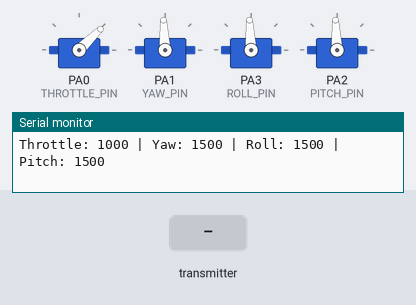
Bench run of a sketch on a simulated STM32 Blue Pill. On the bench: 4 × servo, the last lines printed to the serial monitor. The inputs (shaded band) are chosen by the test bench. No radio packets arrive unless stated.

Above: at 1.2 s.
1.3 s: the transmitter starts sending throttle = 0
At 2.3 s:
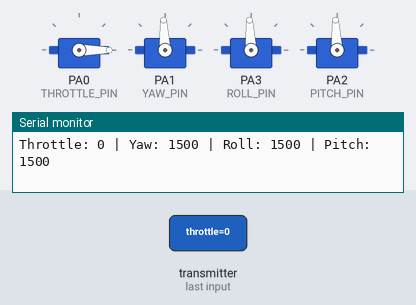
2.8 s: the transmitter starts sending yaw = 0
At 4.0 s:
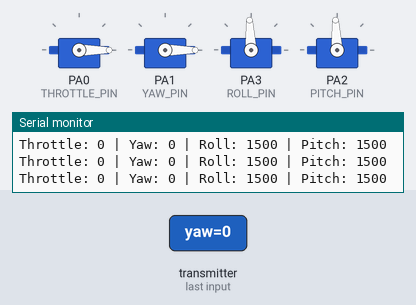
4.3 s: the transmitter starts sending roll = 0
At 4.8 s:
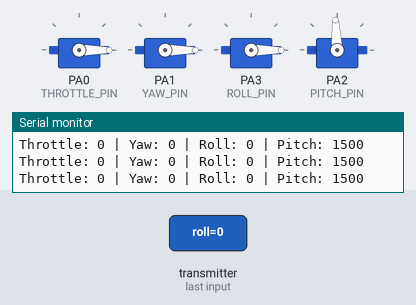
5.8 s: the transmitter starts sending pitch = 0
At 6.7 s:
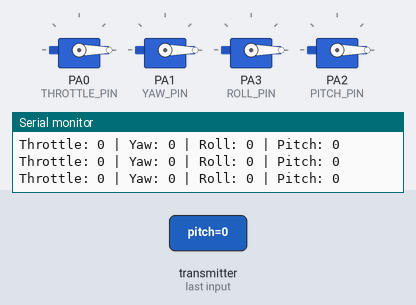
7.3 s: the transmitter starts sending throttle = 1023
At 8.5 s:
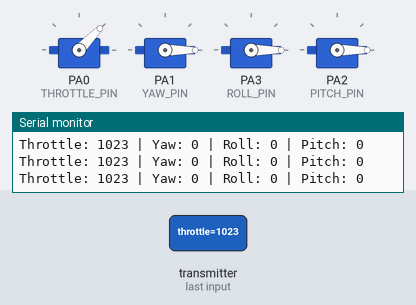
8.8 s: the transmitter starts sending yaw = 1023
At 9.1 s:
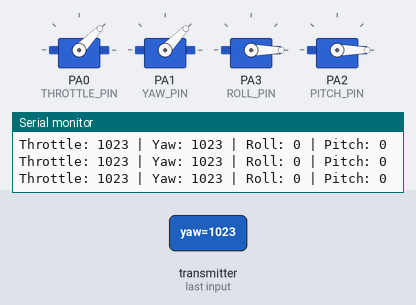
Timing chart, 0 to 11.3 s (numbered marks = the images above; inputs shaded):
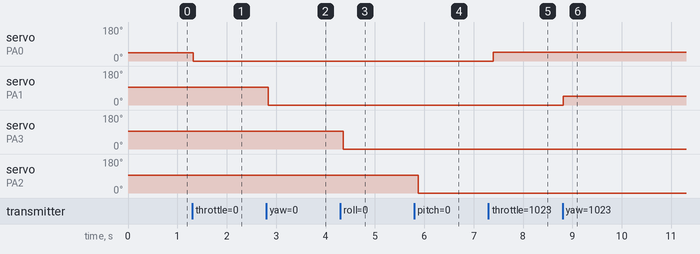

The sketch:

stm32receiver0.4.ino
```cpp
//stm32 receiver0.4
#include <SPI.h>
#include <nRF24L01.h>
#include <RF24.h>
#include <Servo.h>

// Define nRF24L01 module pins
#define CE_PIN  PB4
#define CSN_PIN PB5

// Servo pins for controlling the motors
#define THROTTLE_PIN PA0
#define YAW_PIN      PA1
#define PITCH_PIN    PA2
#define ROLL_PIN     PA3

RF24 radio(CE_PIN, CSN_PIN);  // CE, CSN

const uint64_t pipeIn = 0xE8E8F0F0E1LL;  // Same pipe address as transmitter

// Define the data structure
struct MyData {
  long throttle;
  long yaw;
  long roll;
  long pitch;
};

MyData data;

// Servo objects for controlling servos
Servo throttleServo;
Servo yawServo;
Servo rollServo;
Servo pitchServo;

// Variable to track the last time data was received
unsigned long lastRecvTime = 0;

void resetData() {
  data.throttle = 1000;
  data.yaw = 1500;
  data.roll = 1500;
  data.pitch = 1500;
}

void recvData() {
  while (radio.available()) {
    radio.read(&data, sizeof(MyData));  // Read the data from the transmitter
    lastRecvTime = millis();  // Record the last received time
  }
}

void setup() {
  Serial.begin(9600);  // Initialize Serial Monitor
  resetData();  // Initialize data

  // Attach the servos to the PWM pins
  throttleServo.attach(THROTTLE_PIN);
  yawServo.attach(YAW_PIN);
  rollServo.attach(ROLL_PIN);
  pitchServo.attach(PITCH_PIN);

  // Initialize the NRF24 module
  if (!radio.begin()) {
    Serial.println("❌ nRF24L01 module initialization failed");
    while (1);  // Stay here if the module doesn't initialize
  }
  Serial.println("✅ nRF24L01 module initialized successfully!");

  radio.setAutoAck(true);  // Enable auto acknowledgment
  radio.setChannel(0x2F);  // Set the RF channel (must match the transmitter)
  radio.setPALevel(RF24_PA_HIGH);  // Set power amplification level
  radio.setDataRate(RF24_2MBPS);  // Set the data rate
  radio.openReadingPipe(1, pipeIn);  // Open the pipe for reading
  radio.startListening();  // Start listening for incoming data
}

void loop() {
  recvData();  // Try to receive data

  unsigned long now = millis();

  // Failsafe: Reset data if no signal is received for 1 second
  if (now - lastRecvTime > 1000) {
    resetData();  // Reset data to failsafe position
  }

  // Output the received data to the servos (PWM)
  throttleServo.writeMicroseconds(data.throttle);  // Control throttle servo
  yawServo.writeMicroseconds(data.yaw);            // Control yaw servo
  rollServo.writeMicroseconds(data.roll);          // Control roll servo
  pitchServo.writeMicroseconds(data.pitch);        // Control pitch servo

  // Print the data to Serial Monitor
  Serial.print("Throttle: ");
  Serial.print(data.throttle);
  Serial.print(" | Yaw: ");
  Serial.print(data.yaw);
  Serial.print(" | Roll: ");
  Serial.print(data.roll);
  Serial.print(" | Pitch: ");
  Serial.println(data.pitch);

  delay(100);  // Delay to control the update rate (50 Hz)
}
```

Measured:
- after the input at 1.3 s, servo on PA0 (THROTTLE_PIN): 44° → 0° at once
- after the input at 2.8 s, servo on PA1 (YAW_PIN): 93° → 0° at once
- after the input at 4.3 s, servo on PA3 (ROLL_PIN): 93° → 0° after 0.06 s
- after the input at 5.8 s, servo on PA2 (PITCH_PIN): 93° → 0° after 0.08 s
- after the input at 7.3 s, servo on PA0 (THROTTLE_PIN): 0° → 46° after 0.10 s
- after the input at 8.8 s, servo on PA1 (YAW_PIN): 0° → 46° at once
